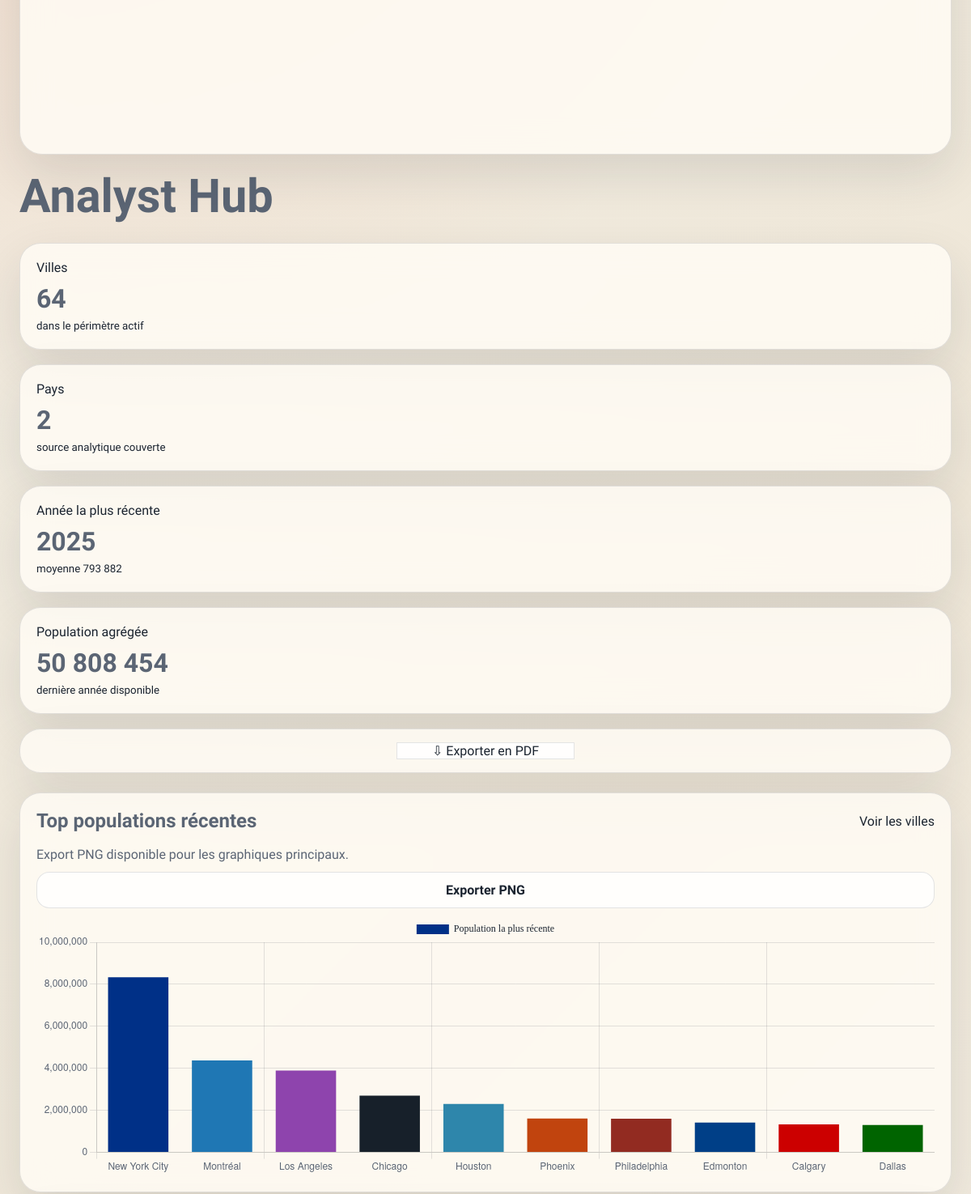
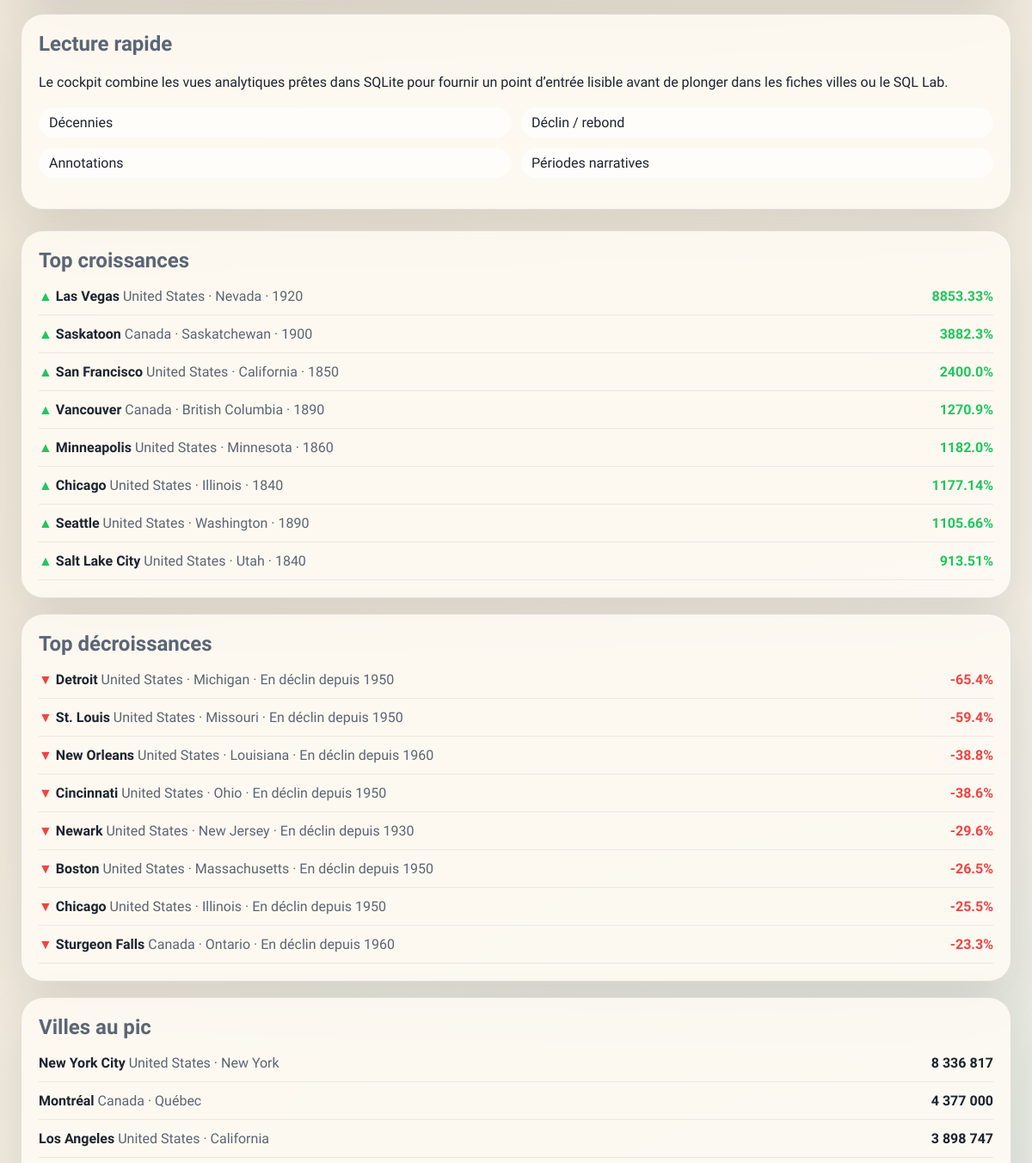
Before: / (middle part) with the older database file (2 pictures, top to bottom).
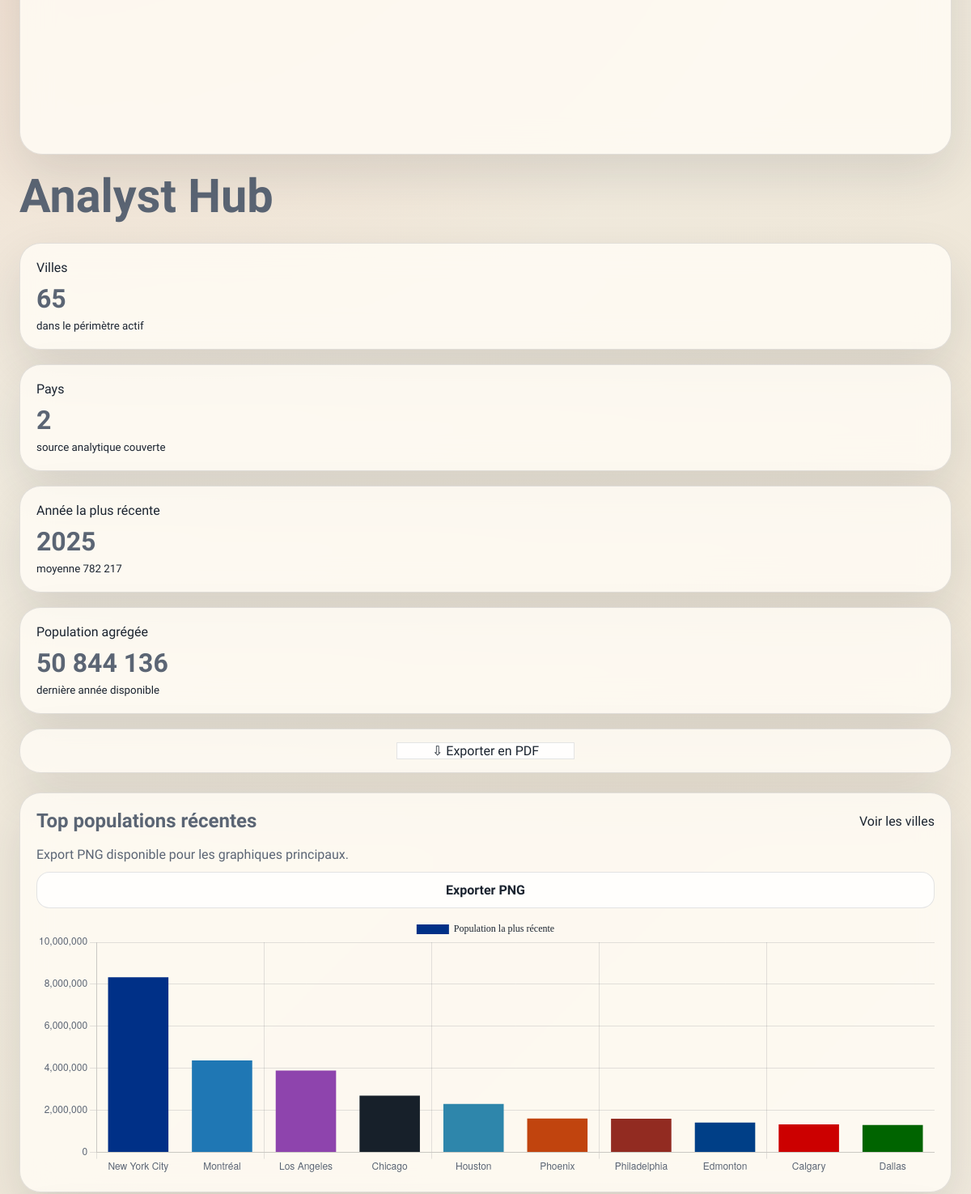
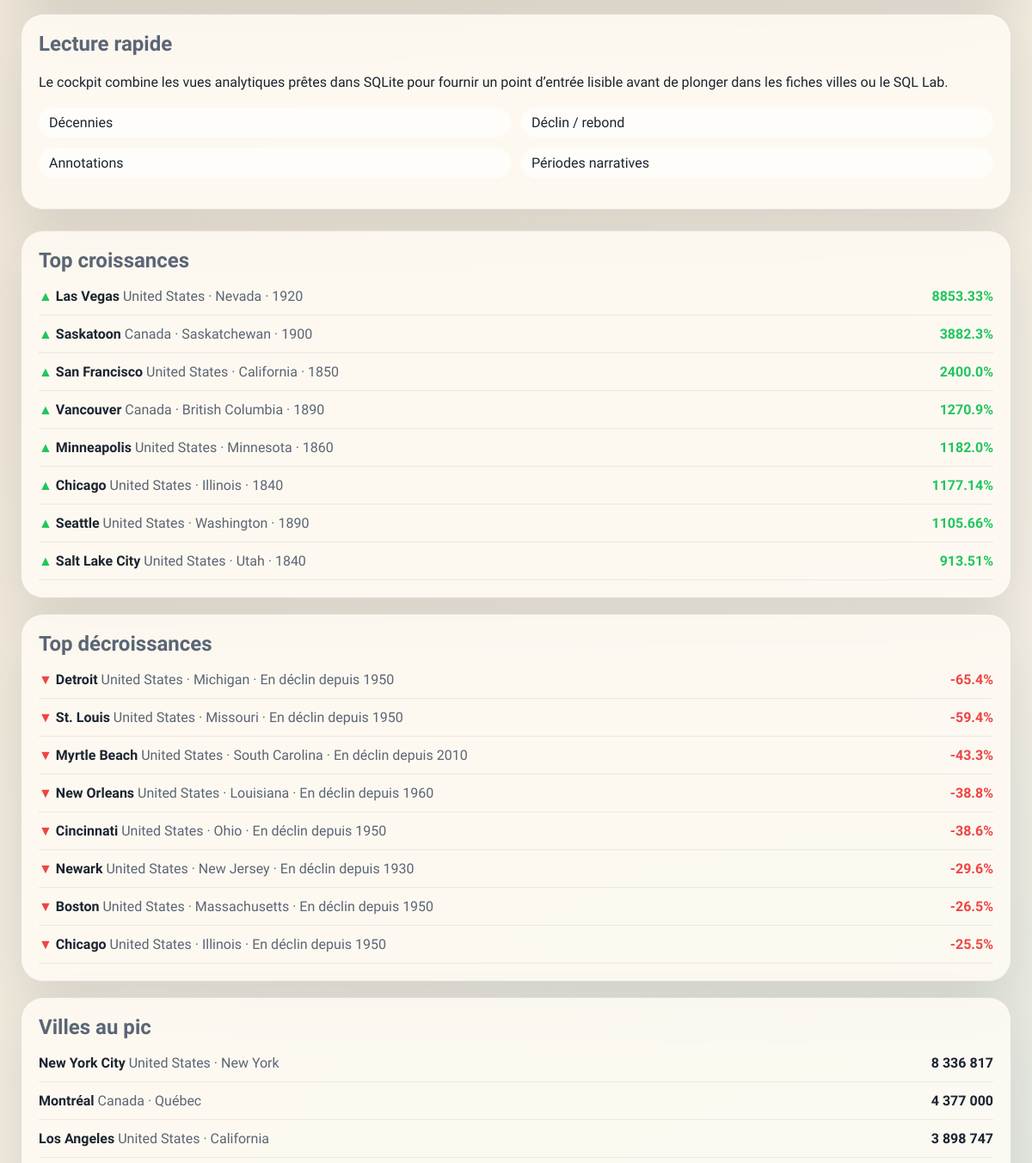
After: the same page with the newer database file (2 pictures, top to bottom).
### tables this page shows
CREATE TABLE dim_city (
    city_id INTEGER PRIMARY KEY AUTOINCREMENT,
    city_name TEXT NOT NULL,
    city_slug TEXT NOT NULL UNIQUE,
    region TEXT,
    country TEXT NOT NULL,
    city_color TEXT,
    source_file TEXT NOT NULL
);

CREATE TABLE fact_city_population (
    population_id INTEGER PRIMARY KEY AUTOINCREMENT,
    city_id INTEGER NOT NULL,
    time_id INTEGER NOT NULL,
    year INTEGER NOT NULL,
    population INTEGER NOT NULL,
    is_key_year INTEGER NOT NULL DEFAULT 0 CHECK (is_key_year IN (0, 1)),
    annotation_id INTEGER,
    source_file TEXT NOT NULL,
    UNIQUE(city_id, year),
    FOREIGN KEY (city_id) REFERENCES dim_city(city_id),
    FOREIGN KEY (time_id) REFERENCES dim_time(time_id),
    FOREIGN KEY (annotation_id) REFERENCES dim_annotation(annotation_id)
);

### app/routes.py (the view)
@web.route("/")
def dashboard() -> str:
    service = AnalyticsService()
    filters = service.normalize_filters(request.args)
    return render_template(
        "web/dashboard.html",
        page_title="Analyst Hub",
        filters=filters,
        metrics=service.get_dashboard_metrics(filters),
        growth_leaders=service.get_growth_leaders(filters),
        decline_leaders=service.get_decline_leader_cities(filters),
        peak_cities=service.get_peak_cities(filters),
        decline_cities=service.get_decline_cities(filters),
        chart_payload=service.get_dashboard_chart_payload(filters),
    )

### app/db.py (called while the page is built)
def get_db() -> sqlite3.Connection:
    if "db" not in g:
        connection = sqlite3.connect(current_app.config["DATABASE_PATH"])
        connection.row_factory = sqlite3.Row
        connection.execute("PRAGMA foreign_keys = ON;")
        g.db = connection
    return g.db

### app/routes.py (called while the page is built)
@web.app_context_processor
def inject_navigation() -> dict[str, object]:
    service = AnalyticsService()
    return {
        "nav_filters": service.get_filter_options(),
    }

### app/services/analytics.py (called while the page is built)
    def normalize_filters(self, args: Any) -> dict[str, str | None]:
        country = self._clean_value(args.get("country"))
        region = self._clean_value(args.get("region"))
        search = self._clean_value(args.get("search"))
        period = self._clean_value(args.get("period"))
        return {"country": country, "region": region, "search": search, "period": period}

    def get_filter_options(self) -> dict[str, list[str]]:
        connection = get_db()
        countries = [row[0] for row in connection.execute(
            "SELECT DISTINCT country FROM dim_city WHERE country IS NOT NULL ORDER BY country"
        )]
        regions = [row[0] for row in connection.execute(
            "SELECT DISTINCT region FROM dim_city WHERE region IS NOT NULL ORDER BY region"
        )]
        periods = [row[0] for row in connection.execute(
            "SELECT DISTINCT period_label FROM dim_time WHERE period_label IS NOT NULL"
        )]
        periods = [label for label in PERIOD_ORDER if label in periods]
        return {"countries": countries, "regions": regions, "periods": periods}

    def get_growth_leaders(self, filters: dict[str, str | None]) -> list[dict[str, Any]]:
        connection = get_db()
        rows = connection.execute(
            f"""
            SELECT growth.city_name, growth.decade, growth.absolute_growth, growth.growth_pct, growth.country, city.region
            FROM vw_city_growth_by_decade growth
            INNER JOIN dim_city city
                ON city.city_id = growth.city_id
            WHERE growth_pct IS NOT NULL {self._growth_filter_sql(filters)}
            ORDER BY growth_pct DESC, absolute_growth DESC
            LIMIT 8
            """,
            self._growth_filter_params(filters),
        ).fetchall()
        return [dict(row) for row in rows]

    def _peak_filter_sql(self, filters: dict[str, str | None], *, alias: str | None = None) -> str:
        return self._analysis_filter_sql(filters, alias=alias)

### templates/web/dashboard.html (shortened to what this page needs)
{% extends 'web/base.html' %}
{% block content %}
<section class="metrics-grid metrics-grid-dash">
    <article class="metric-card">
        <span>Villes</span>
        <strong>{{ metrics.city_count }}</strong>
        <small>dans le périmètre actif</small>
    </article>
    <article class="metric-card">
        <span>Pays</span>
        <strong>{{ metrics.country_count }}</strong>
        <small>source analytique couverte</small>
    </article>
    <article class="metric-card">
        <span>Année la plus récente</span>
        <strong>{{ metrics.latest_year }}</strong>
        <small>moyenne {{ '{:,}'.format(metrics.avg_population).replace(',', ' ') }}</small>
    </article>
    <article class="metric-card">
        <span>Population agrégée</span>
        <strong>{{ '{:,}'.format(metrics.total_population).replace(',', ' ') }}</strong>
        <small>dernière année disponible</small>
    </article>
    <article class="metric-card metric-card-action">
        <a class="secondary-button inline-button" href="{{ url_for('web.dashboard_pdf', country=filters.country, region=filters.region, period=filters.period, search=filters.search) }}">⇩ Exporter en PDF</a>
    </article>
</section>
<section class="panel-grid panel-grid-2">
    <article class="panel tall-panel">
        <div class="panel-head">
            <h2>Top populations récentes</h2>
            <a href="{{ url_for('web.city_directory', country=filters.country, region=filters.region, period=filters.period, search=filters.search) }}">Voir les villes</a>
        </div>
        <div class="chart-block">
            <div class="chart-toolbar">
                <span class="helper-text">Export PNG disponible pour les graphiques principaux.</span>
                <button type="button" class="secondary-button chart-export" data-chart-export>Exporter PNG</button>
            </div>
            <div class="chart-frame">
                <canvas class="chart-canvas" data-chart='{{ chart_payload.topPopulations | tojson }}' data-chart-type="bar" data-chart-filename="dashboard-top-populations"></canvas>
            </div>
        </div>
    </article>
    <article class="panel insight-panel">
        <div class="panel-head">
            <h2>Lecture rapide</h2>
        </div>
        <p>Le cockpit combine les vues analytiques prêtes dans SQLite pour fournir un point d’entrée lisible avant de plonger dans les fiches villes ou le SQL Lab.</p>
        <ul class="tag-list">
            <li>Décennies</li>
            <li>Déclin / rebond</li>
            <li>Annotations</li>
            <li>Périodes narratives</li>
        </ul>
    </article>
</section>
<section class="panel-grid panel-grid-4">
    <article class="panel">
        <div class="panel-head">
            <h2>Top croissances</h2>
        </div>
        <div class="data-list">
            {% for row in growth_leaders %}
            <div class="data-row">
                <div>
                    <strong><span style="color:#22c55e;">▲</span> {{ row.city_name }}</strong>
                    <span>{{ row.country }} · {{ row.region }} · {{ row.decade }}</span>
                </div>
                <strong style="color:#22c55e;">{{ row.growth_pct }}%</strong>
            </div>
            {% endfor %}
        </div>
    </article>
    <article class="panel">
        <div class="panel-head">
            <h2>Top décroissances</h2>
        </div>
        <div class="data-list">
            {% for row in decline_leaders %}
            <div class="data-row">
                <div>
                    <strong><span style="color:#ef4444;">▼</span> {{ row.city_name }}</strong>
                    <span>{{ row.country }} · {{ row.region }} · En déclin depuis {{ row.peak_year }}</span>
                </div>
                <strong style="color:#ef4444;">{{ row.decline_pct }}%</strong>
            </div>
            {% endfor %}
        </div>
    </article>
    <article class="panel">
        <div class="panel-head">
            <h2>Villes au pic</h2>
        </div>
        <div class="data-list">
            {% for row in peak_cities %}
            <div class="data-row">
                <div>
                    <strong>{{ row.city_name }}</strong>
                    <span>{{ row.country }} · {{ row.region }}</span>
                </div>
                <strong>{{ '{:,}'.format(row.peak_population).replace(',', ' ') }}</strong>
            </div>
            {% endfor %}
        </div>
    </article>
</section>
{% endblock %}

### templates/web/base.html (shortened to what this page needs)
<!doctype html>
<html lang="fr">
<head>
    <link rel="stylesheet" href="{{ url_for('static', filename='css/app.css') }}">
</head>
<body>
    {% set filter_state = namespace(count=0, summary='') %}
    {% if request.args.get('country') %}
        {% set filter_state.count = filter_state.count + 1 %}
        {% set filter_state.summary = request.args.get('country') %}
    {% endif %}
    {% if request.args.get('region') %}
        {% set filter_state.count = filter_state.count + 1 %}
        {% if not filter_state.summary %}{% set filter_state.summary = request.args.get('region') %}{% endif %}
    {% endif %}
    {% if request.args.get('period') %}
        {% set filter_state.count = filter_state.count + 1 %}
        {% if not filter_state.summary %}{% set filter_state.summary = request.args.get('period') %}{% endif %}
    {% endif %}
    {% if request.args.get('search') %}
        {% set filter_state.count = filter_state.count + 1 %}
        {% if not filter_state.summary %}{% set filter_state.summary = request.args.get('search') %}{% endif %}
    {% endif %}
    <div class="site-shell">
        <aside class="sidebar sidebar-nav">
        </aside>
        <main class="main-panel">
            <header class="hero-bar">
                <h1>{{ page_title }}</h1>
            </header>
            {% block content %}{% endblock %}
        </main>
    </div>
</body>
</html>

Changed rows visible on the page:
no longer on this page (row unchanged): dim_city: city_name "Sturgeon Falls", country "Canada", region "Ontario", peak_year "1960", decline_pct "-23.3", shown under "Top décroissances"
added dim_city: city_name "Myrtle Beach", country "United States", region "South Carolina", peak_year "2010", decline_pct "-43.3", shown under "Top décroissances"
Other visible differences:
{{ metrics.city_count }}: "64" → "65"
{{ '{:,}'.format(metrics.avg_population).replace(',', ' ') }}: "793 882" → "782 217"
{{ '{:,}'.format(metrics.total_population).replace(',', ' ') }}: "50 808 454" → "50 844 136"
